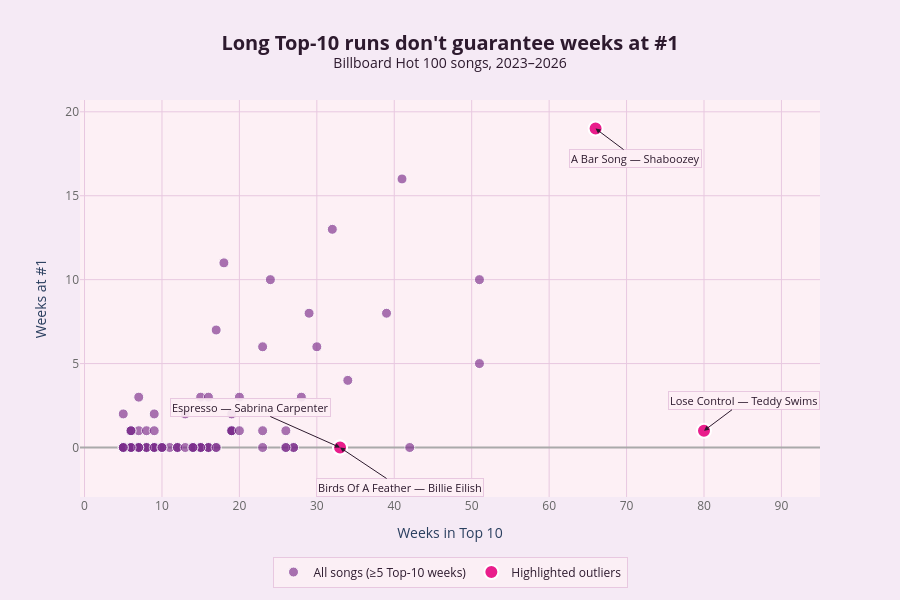

The notebook cell saved with this chart:
### Markdown cell above
---

## Section 4 — Visualization

Create at least one visualization that supports one of your analysis findings. Your chart should:

- Have a title that states the finding, not just the data (e.g., "Satisfaction scores drop sharply after age 40" not "Satisfaction by age")
- Have labeled axes
- Use a chart type appropriate for your data (bar for categorical comparison, scatter for relationships, line for trends over time)

Below the chart, explain in a markdown cell: why you chose this chart type, and what you want the reader to take away from it.

### Code cell
# Section 4 — Visualization: Top-10 weeks vs weeks at #1
# Finding: many songs run forever in the Top 10 without ever reaching #1.

# --- BUILD DATA ---
presence = df.groupby(['song', 'primary_artist']).agg(
    top10_weeks   = ('is_top_10', 'sum'),
    number1_weeks = ('is_number_one', 'sum'),
    peak_rank     = ('rank', 'min'),
).reset_index()

# Keep songs with meaningful Top-10 presence so the scatter shows spread, not noise
presence = presence[presence['top10_weeks'] >= 5].copy()

presence['song_key'] = presence['song'] + ' — ' + presence['primary_artist']
presence['hover_tpl'] = presence.apply(
    lambda r: build_hover_text(
        r['song'], r['primary_artist'],
        [f"Peak Rank: #{r['peak_rank']}",
         f"Weeks in Top 10: {r['top10_weeks']}",
         f"Weeks at #1: {r['number1_weeks']}"],
    ), axis=1,
)

# Outliers to highlight (support the claim)
# Each: (song title in data, short label, annotation offset ax, ay)
highlights = [
    ('Lose Control',       'Lose Control — Teddy Swims',          40, -30),
    ('A Bar Song (Tipsy)', 'A Bar Song — Shaboozey',              40,  30),
    ('Espresso',           'Espresso — Sabrina Carpenter',       -90, -40),
    ('Birds Of A Feather', 'Birds Of A Feather — Billie Eilish',  60,  40),
]

highlight_titles = [h[0] for h in highlights]
is_highlight = presence['song'].isin(highlight_titles)
regular = presence[~is_highlight]
highlight = presence[is_highlight]

# --- BUILD FIGURE ---
fig = go.Figure()

fig.add_trace(go.Scatter(
    x=regular['top10_weeks'],
    y=regular['number1_weeks'],
    mode='markers',
    marker=dict(
        color='#7b2d8b',
        size=10,
        opacity=0.65,
        line=dict(color='white', width=1),
    ),
    hovertemplate=regular['hover_tpl'],
    hoverlabel=HOVER_LABEL,
    name='All songs (≥5 Top-10 weeks)',
))

fig.add_trace(go.Scatter(
    x=highlight['top10_weeks'],
    y=highlight['number1_weeks'],
    mode='markers',
    marker=dict(
        color='#e91e8c',
        size=14,
        line=dict(color='white', width=2),
    ),
    hovertemplate=highlight['hover_tpl'],
    hoverlabel=HOVER_LABEL,
    name='Highlighted outliers',
))

for song_title, label, ax_off, ay_off in highlights:
    row = presence[presence['song'] == song_title].head(1)
    if row.empty:
        continue
    fig.add_annotation(
        x=float(row['top10_weeks'].iloc[0]),
        y=float(row['number1_weeks'].iloc[0]),
        text=label,
        showarrow=True,
        arrowhead=2,
        arrowcolor='#2d1a2e',
        ax=ax_off, ay=ay_off,
        font=dict(size=11, color='#2d1a2e'),
        bgcolor='rgba(253,240,245,0.9)',
        bordercolor='#e8c8e0',
        borderwidth=1,
    )

fig.update_layout(
    title=dict(
        text="<b>Long Top-10 runs don't guarantee weeks at #1</b><br>"
             '<sup>Billboard Hot 100 songs, 2023–2026</sup>',
        font=dict(size=20, color='#2d1a2e'),
        x=0.5,
    ),
    xaxis=dict(
        title='Weeks in Top 10',
        gridcolor='#e8c8e0',
        tickfont=dict(color='#666666'),
        zeroline=False,
    ),
    yaxis=dict(
        title='Weeks at #1',
        gridcolor='#e8c8e0',
        tickfont=dict(color='#666666'),
        zeroline=True,
        zerolinecolor='#aaaaaa',
    ),
    plot_bgcolor='#fdf0f5',
    paper_bgcolor='#f5eaf5',
    height=600,
    margin=dict(l=80, r=80, t=100, b=80),
    legend=dict(
        orientation='h',
        yanchor='top',
        y=-0.15,
        xanchor='center',
        x=0.5,
        font=dict(size=12, color='#2d1a2e'),
        bgcolor='rgba(253,240,245,0.8)',
        bordercolor='#e8c8e0',
        borderwidth=1,
    ),
)

fig.show()
fig.write_image('chart4_top10_vs_number1.png', width=1400, height=700, scale=2)
print("Saved as chart4_top10_vs_number1.png")

### Figure 1 — Plotly figure (JSON) as saved in the notebook; plotly's stock layout.template omitted (floating-point values rounded to 4 significant figures)
{"data": [{"hoverlabel": {"align": "left", "bgcolor": "#fdf0f5", "bordercolor": "#e8c8e0", "font": {"color": "#2d1a2e", "size": 12}}, "hovertemplate": ["<b>A Holly Jolly Christmas</b><br>Burl Ives<br>Peak Rank: #5<br>Weeks in Top 10: 10<br>Weeks at #1: 0<extra></extra>", "<b>APT.</b><br>ROSE<br>Peak Rank: #3<br>Weeks in Top 10: 14<br>Weeks at #1: 0<extra></extra>", "<b>Agora Hills</b><br>Doja Cat<br>Peak Rank: #7<br>Weeks in Top 10: 7<br>Weeks at #1: 0<extra></extra>", "<b>All I Want For Christmas Is You</b><br>Mariah Carey<br>Peak Rank: #1<br>Weeks in Top 10: 18<br>Weeks at #1: 11<extra></extra>", "<b>All My Life</b><br>Lil Durk<br>Peak Rank: #2<br>Weeks in Top 10: 10<br>Weeks at #1: 0<extra></extra>", "<b>Anti-Hero</b><br>Taylor Swift<br>Peak Rank: #1<br>Weeks in Top 10: 19<br>Weeks at #1: 2<extra></extra>", "<b>As It Was</b><br>Harry Styles<br>Peak Rank: #7<br>Weeks in Top 10: 6<br>Weeks at #1: 0<extra></extra>", "<b>Back To Friends</b><br>sombr<br>Peak Rank: #7<br>Weeks in Top 10: 9<br>Weeks at #1: 0<extra></extra>", "<b>Barbie World</b><br>Nicki Minaj<br>Peak Rank: #7<br>Weeks in Top 10: 6<br>Weeks at #1: 0<extra></extra>", "<b>Beautiful Things</b><br>Benson Boone<br>Peak Rank: #2<br>Weeks in Top 10: 42<br>Weeks at #1: 0<extra></extra>", "<b>Boy's A Liar, Pt. 2</b><br>PinkPantheress<br>Peak Rank: #3<br>Weeks in Top 10: 12<br>Weeks at #1: 0<extra></extra>", "<b>Calm Down</b><br>Rema<br>Peak Rank: #3<br>Weeks in Top 10: 27<br>Weeks at #1: 0<extra></extra>", "<b>Carnival</b><br>¥$: Ye<br>Peak Rank: #1<br>Weeks in Top 10: 6<br>Weeks at #1: 1<extra></extra>", "<b>Choosin' Texas</b><br>Ella Langley<br>Peak Rank: #1<br>Weeks in Top 10: 17<br>Weeks at #1: 7<extra></extra>", "<b>Creepin'</b><br>Metro Boomin<br>Peak Rank: #3<br>Weeks in Top 10: 26<br>Weeks at #1: 0<extra></extra>", "<b>Cruel Summer</b><br>Taylor Swift<br>Peak Rank: #1<br>Weeks in Top 10: 34<br>Weeks at #1: 4<extra></extra>", "<b>Cuff It</b><br>Beyonce<br>Peak Rank: #6<br>Weeks in Top 10: 5<br>Weeks at #1: 0<extra></extra>", "<b>DTMF</b><br>Bad Bunny<br>Peak Rank: #1<br>Weeks in Top 10: 7<br>Weeks at #1: 1<extra></extra>", "<b>Daisies</b><br>Justin Bieber<br>Peak Rank: #2<br>Weeks in Top 10: 17<br>Weeks at #1: 0<extra></extra>", "<b>Dance The Night</b><br>Dua Lipa<br>Peak Rank: #6<br>Weeks in Top 10: 9<br>Weeks at #1: 0<extra></extra>", "<b>Die For You</b><br>The Weeknd<br>Peak Rank: #1<br>Weeks in Top 10: 19<br>Weeks at #1: 1<extra></extra>", "<b>Die With A Smile</b><br>Lady Gaga<br>Peak Rank: #1<br>Weeks in Top 10: 51<br>Weeks at #1: 5<extra></extra>", "<b>Ella Baila Sola</b><br>Eslabon Armado<br>Peak Rank: #4<br>Weeks in Top 10: 11<br>Weeks at #1: 0<extra></extra>", "<b>Fast Car</b><br>Luke Combs<br>Peak Rank: #2<br>Weeks in Top 10: 27<br>Weeks at #1: 0<extra></extra>", "<b>Favorite Song</b><br>Toosii<br>Peak Rank: #5<br>Weeks in Top 10: 9<br>Weeks at #1: 0<extra></extra>", "<b>Flowers</b><br>Miley Cyrus<br>Peak Rank: #1<br>Weeks in Top 10: 29<br>Weeks at #1: 8<extra></extra>", "<b>Folded</b><br>Kehlani<br>Peak Rank: #6<br>Weeks in Top 10: 16<br>Weeks at #1: 0<extra></extra>", "<b>Fortnight</b><br>Taylor Swift<br>Peak Rank: #1<br>Weeks in Top 10: 5<br>Weeks at #1: 2<extra></extra>", "<b>Fukumean</b><br>Gunna<br>Peak Rank: #4<br>Weeks in Top 10: 15<br>Weeks at #1: 0<extra></extra>", "<b>Golden</b><br>HUNTR/X: EJAE<br>Peak Rank: #1<br>Weeks in Top 10: 39<br>Weeks at #1: 8<extra></extra>", "<b>Good Luck, Babe!</b><br>Chappell Roan<br>Peak Rank: #4<br>Weeks in Top 10: 14<br>Weeks at #1: 0<extra></extra>", "<b>Greedy</b><br>Tate McRae<br>Peak Rank: #3<br>Weeks in Top 10: 15<br>Weeks at #1: 0<extra></extra>", "<b>How It's Done</b><br>HUNTR/X: EJAE<br>Peak Rank: #8<br>Weeks in Top 10: 5<br>Weeks at #1: 0<extra></extra>", "<b>I Got Better</b><br>Morgan Wallen<br>Peak Rank: #7<br>Weeks in Top 10: 7<br>Weeks at #1: 0<extra></extra>", "<b>I Had Some Help</b><br>Post Malone<br>Peak Rank: #1<br>Weeks in Top 10: 30<br>Weeks at #1: 6<extra></extra>", "<b>I Just Might</b><br>Bruno Mars<br>Peak Rank: #1<br>Weeks in Top 10: 15<br>Weeks at #1: 3<extra></extra>", "<b>I Remember Everything</b><br>Zach Bryan<br>Peak Rank: #1<br>Weeks in Top 10: 23<br>Weeks at #1: 1<extra></extra>", "<b>I'm Good (Blue)</b><br>David Guetta<br>Peak Rank: #4<br>Weeks in Top 10: 8<br>Weeks at #1: 0<extra></extra>", "<b>I'm The Problem</b><br>Morgan Wallen<br>Peak Rank: #2<br>Weeks in Top 10: 16<br>Weeks at #1: 0<extra></extra>", "<b>It's The Most Wonderful Time Of The Year</b><br>Andy Williams<br>Peak Rank: #6<br>Weeks in Top 10: 12<br>Weeks at #1: 0<extra></extra>", "<b>Jingle Bell Rock</b><br>Bobby Helms<br>Peak Rank: #2<br>Weeks in Top 10: 15<br>Weeks at #1: 0<extra></extra>", "<b>Just In Case</b><br>Morgan Wallen<br>Peak Rank: #2<br>Weeks in Top 10: 16<br>Weeks at #1: 0<extra></extra>", "<b>Karma</b><br>Taylor Swift<br>Peak Rank: #2<br>Weeks in Top 10: 7<br>Weeks at #1: 0<extra></extra>", "<b>Kill Bill</b><br>SZA<br>Peak Rank: #1<br>Weeks in Top 10: 26<br>Weeks at #1: 1<extra></extra>", "<b>Last Christmas</b><br>Wham!<br>Peak Rank: #2<br>Weeks in Top 10: 15<br>Weeks at #1: 0<extra></extra>", "<b>Last Night</b><br>Morgan Wallen<br>Peak Rank: #1<br>Weeks in Top 10: 41<br>Weeks at #1: 16<extra></extra>", "<b>Let It Snow! Let It Snow! Let It Snow!</b><br>Dean Martin<br>Peak Rank: #7<br>Weeks in Top 10: 7<br>Weeks at #1: 0<extra></extra>", "<b>Like That</b><br>Future<br>Peak Rank: #1<br>Weeks in Top 10: 7<br>Weeks at #1: 3<extra></extra>", "<b>Love Me Not</b><br>Ravyn Lenae<br>Peak Rank: #5<br>Weeks in Top 10: 12<br>Weeks at #1: 0<extra></extra>", "<b>Love Somebody</b><br>Morgan Wallen<br>Peak Rank: #1<br>Weeks in Top 10: 8<br>Weeks at #1: 1<extra></extra>", "<b>Lovin On Me</b><br>Jack Harlow<br>Peak Rank: #1<br>Weeks in Top 10: 23<br>Weeks at #1: 6<extra></extra>", "<b>Luther</b><br>Kendrick Lamar<br>Peak Rank: #1<br>Weeks in Top 10: 32<br>Weeks at #1: 13<extra></extra>", "<b>Man I Need</b><br>Olivia Dean<br>Peak Rank: #2<br>Weeks in Top 10: 23<br>Weeks at #1: 0<extra></extra>", "<b>Manchild</b><br>Sabrina Carpenter<br>Peak Rank: #1<br>Weeks in Top 10: 9<br>Weeks at #1: 1<extra></extra>", "<b>Million Dollar Baby</b><br>Tommy Richman<br>Peak Rank: #2<br>Weeks in Top 10: 17<br>Weeks at #1: 0<extra></extra>", "<b>Mutt</b><br>Leon Thomas<br>Peak Rank: #6<br>Weeks in Top 10: 8<br>Weeks at #1: 0<extra></extra>", "<b>Nokia</b><br>Drake<br>Peak Rank: #2<br>Weeks in Top 10: 13<br>Weeks at #1: 0<extra></extra>", "<b>Not Like Us</b><br>Kendrick Lamar<br>Peak Rank: #1<br>Weeks in Top 10: 28<br>Weeks at #1: 3<extra></extra>", "<b>Opalite</b><br>Taylor Swift<br>Peak Rank: #1<br>Weeks in Top 10: 19<br>Weeks at #1: 1<extra></extra>", "<b>Ordinary</b><br>Alex Warren<br>Peak Rank: #1<br>Weeks in Top 10: 51<br>Weeks at #1: 10<extra></extra>", "<b>Paint The Town Red</b><br>Doja Cat<br>Peak Rank: #1<br>Weeks in Top 10: 20<br>Weeks at #1: 3<extra></extra>", "<b>Pink Pony Club</b><br>Chappell Roan<br>Peak Rank: #4<br>Weeks in Top 10: 14<br>Weeks at #1: 0<extra></extra>", "<b>Please Please Please</b><br>Sabrina Carpenter<br>Peak Rank: #1<br>Weeks in Top 10: 19<br>Weeks at #1: 1<extra></extra>", "<b>Rich Flex</b><br>Drake<br>Peak Rank: #5<br>Weeks in Top 10: 5<br>Weeks at #1: 0<extra></extra>", "<b>Rockin' Around The Christmas Tree</b><br>Brenda Lee<br>Peak Rank: #1<br>Weeks in Top 10: 16<br>Weeks at #1: 3<extra></extra>", "<b>Santa Tell Me</b><br>Ariana Grande<br>Peak Rank: #5<br>Weeks in Top 10: 6<br>Weeks at #1: 0<extra></extra>", "<b>Snooze</b><br>SZA<br>Peak Rank: #2<br>Weeks in Top 10: 26<br>Weeks at #1: 0<extra></extra>", "<b>So Easy (To Fall In Love)</b><br>Olivia Dean<br>Peak Rank: #6<br>Weeks in Top 10: 6<br>Weeks at #1: 0<extra></extra>", "<b>Soda Pop</b><br>Saja Boys: Andrew Choi<br>Peak Rank: #3<br>Weeks in Top 10: 8<br>Weeks at #1: 0<extra></extra>", "<b>Squabble Up</b><br>Kendrick Lamar<br>Peak Rank: #1<br>Weeks in Top 10: 6<br>Weeks at #1: 1<extra></extra>", "<b>Stateside</b><br>PinkPantheress With Zara Larsson<br>Peak Rank: #6<br>Weeks in Top 10: 7<br>Weeks at #1: 0<extra></extra>", "<b>TV Off</b><br>Kendrick Lamar<br>Peak Rank: #2<br>Weeks in Top 10: 9<br>Weeks at #1: 0<extra></extra>", "<b>Taste</b><br>Sabrina Carpenter<br>Peak Rank: #2<br>Weeks in Top 10: 14<br>Weeks at #1: 0<extra></extra>", "<b>Texas Hold 'Em</b><br>Beyonce<br>Peak Rank: #1<br>Weeks in Top 10: 9<br>Weeks at #1: 2<extra></extra>", "<b>That's So True</b><br>Gracie Abrams<br>Peak Rank: #6<br>Weeks in Top 10: 7<br>Weeks at #1: 0<extra></extra>", "<b>The Christmas Song (Merry Christmas To You)</b><br>Nat \"King\" Cole<br>Peak Rank: #6<br>Weeks in Top 10: 6<br>Weeks at #1: 0<extra></extra>", "<b>The Fate Of Ophelia</b><br>Taylor Swift<br>Peak Rank: #1<br>Weeks in Top 10: 24<br>Weeks at #1: 10<extra></extra>", "<b>Thinkin' Bout Me</b><br>Morgan Wallen<br>Peak Rank: #7<br>Weeks in Top 10: 5<br>Weeks at #1: 0<extra></extra>", "<b>Too Sweet</b><br>Hozier<br>Peak Rank: #1<br>Weeks in Top 10: 19<br>Weeks at #1: 1<extra></extra>", "<b>Underneath The Tree</b><br>Kelly Clarkson<br>Peak Rank: #7<br>Weeks in Top 10: 5<br>Weeks at #1: 0<extra></extra>", "<b>Unholy</b><br>Sam Smith<br>Peak Rank: #2<br>Weeks in Top 10: 10<br>Weeks at #1: 0<extra></extra>", "<b>Vampire</b><br>Olivia Rodrigo<br>Peak Rank: #1<br>Weeks in Top 10: 13<br>Weeks at #1: 2<extra></extra>", "<b>We Can't Be Friends (Wait For Your Love)</b><br>Ariana Grande<br>Peak Rank: #1<br>Weeks in Top 10: 6<br>Weeks at #1: 1<extra></extra>", "<b>What I Want</b><br>Morgan Wallen<br>Peak Rank: #1<br>Weeks in Top 10: 20<br>Weeks at #1: 1<extra></extra>", "<b>Your Idol</b><br>Saja Boys: Andrew Choi<br>Peak Rank: #4<br>Weeks in Top 10: 10<br>Weeks at #1: 0<extra></extra>"], "marker": {"color": "#7b2d8b", "line": {"color": "white", "width": 1}, "opacity": 0.65, "size": 10}, "mode": "markers", "name": "All songs (≥5 Top-10 weeks)", "type": "scatter", "x": [10, 14, 7, 18, 10, 19, 6, 9, 6, 42, 12, 27, 6, 17, 26, 34, 5, 7, 17, 9, 19, 51, 11, 27, 9, 29, 16, 5, 15, 39, 14, 15, 5, 7, 30, 15, 23, 8, 16, 12, 15, 16, 7, 26, 15, 41, 7, 7, 12, 8, 23, 32, 23, 9, 17, 8, 13, 28, 19, 51, 20, 14, 19, 5, 16, 6, 26, 6, 8, 6, 7, 9, 14, 9, 7, 6, 24, 5, 19, 5, 10, 13, 6, 20, 10], "y": [0, 0, 0, 11, 0, 2, 0, 0, 0, 0, 0, 0, 1, 7, 0, 4, 0, 1, 0, 0, 1, 5, 0, 0, 0, 8, 0, 2, 0, 8, 0, 0, 0, 0, 6, 3, 1, 0, 0, 0, 0, 0, 0, 1, 0, 16, 0, 3, 0, 1, 6, 13, 0, 1, 0, 0, 0, 3, 1, 10, 3, 0, 1, 0, 3, 0, 0, 0, 0, 1, 0, 0, 0, 2, 0, 0, 10, 0, 1, 0, 0, 2, 1, 1, 0]}, {"hoverlabel": {"align": "left", "bgcolor": "#fdf0f5", "bordercolor": "#e8c8e0", "font": {"color": "#2d1a2e", "size": 12}}, "hovertemplate": ["<b>A Bar Song (Tipsy)</b><br>Shaboozey<br>Peak Rank: #1<br>Weeks in Top 10: 66<br>Weeks at #1: 19<extra></extra>", "<b>Birds Of A Feather</b><br>Billie Eilish<br>Peak Rank: #2<br>Weeks in Top 10: 33<br>Weeks at #1: 0<extra></extra>", "<b>Espresso</b><br>Sabrina Carpenter<br>Peak Rank: #3<br>Weeks in Top 10: 33<br>Weeks at #1: 0<extra></extra>", "<b>Lose Control</b><br>Teddy Swims<br>Peak Rank: #1<br>Weeks in Top 10: 80<br>Weeks at #1: 1<extra></extra>"], "marker": {"color": "#e91e8c", "line": {"color": "white", "width": 2}, "size": 14}, "mode": "markers", "name": "Highlighted outliers", "type": "scatter", "x": [66, 33, 33, 80], "y": [19, 0, 0, 1]}], "layout": {"annotations": [{"arrowcolor": "#2d1a2e", "arrowhead": 2, "ax": 40, "ay": -30, "bgcolor": "rgba(253,240,245,0.9)", "bordercolor": "#e8c8e0", "borderwidth": 1, "font": {"color": "#2d1a2e", "size": 11}, "showarrow": true, "text": "Lose Control — Teddy Swims", "x": 80, "y": 1}, {"arrowcolor": "#2d1a2e", "arrowhead": 2, "ax": 40, "ay": 30, "bgcolor": "rgba(253,240,245,0.9)", "bordercolor": "#e8c8e0", "borderwidth": 1, "font": {"color": "#2d1a2e", "size": 11}, "showarrow": true, "text": "A Bar Song — Shaboozey", "x": 66, "y": 19}, {"arrowcolor": "#2d1a2e", "arrowhead": 2, "ax": -90, "ay": -40, "bgcolor": "rgba(253,240,245,0.9)", "bordercolor": "#e8c8e0", "borderwidth": 1, "font": {"color": "#2d1a2e", "size": 11}, "showarrow": true, "text": "Espresso — Sabrina Carpenter", "x": 33, "y": 0}, {"arrowcolor": "#2d1a2e", "arrowhead": 2, "ax": 60, "ay": 40, "bgcolor": "rgba(253,240,245,0.9)", "bordercolor": "#e8c8e0", "borderwidth": 1, "font": {"color": "#2d1a2e", "size": 11}, "showarrow": true, "text": "Birds Of A Feather — Billie Eilish", "x": 33, "y": 0}], "height": 600, "legend": {"bgcolor": "rgba(253,240,245,0.8)", "bordercolor": "#e8c8e0", "borderwidth": 1, "font": {"color": "#2d1a2e", "size": 12}, "orientation": "h", "x": 0.5, "xanchor": "center", "y": -0.15, "yanchor": "top"}, "margin": {"b": 80, "l": 80, "r": 80, "t": 100}, "paper_bgcolor": "#f5eaf5", "plot_bgcolor": "#fdf0f5", "title": {"font": {"color": "#2d1a2e", "size": 20}, "text": "<b>Long Top-10 runs don't guarantee weeks at #1</b><br><sup>Billboard Hot 100 songs, 2023–2026</sup>", "x": 0.5}, "xaxis": {"gridcolor": "#e8c8e0", "tickfont": {"color": "#666666"}, "title": {"text": "Weeks in Top 10"}, "zeroline": false}, "yaxis": {"gridcolor": "#e8c8e0", "tickfont": {"color": "#666666"}, "title": {"text": "Weeks at #1"}, "zeroline": true, "zerolinecolor": "#aaaaaa"}}}
